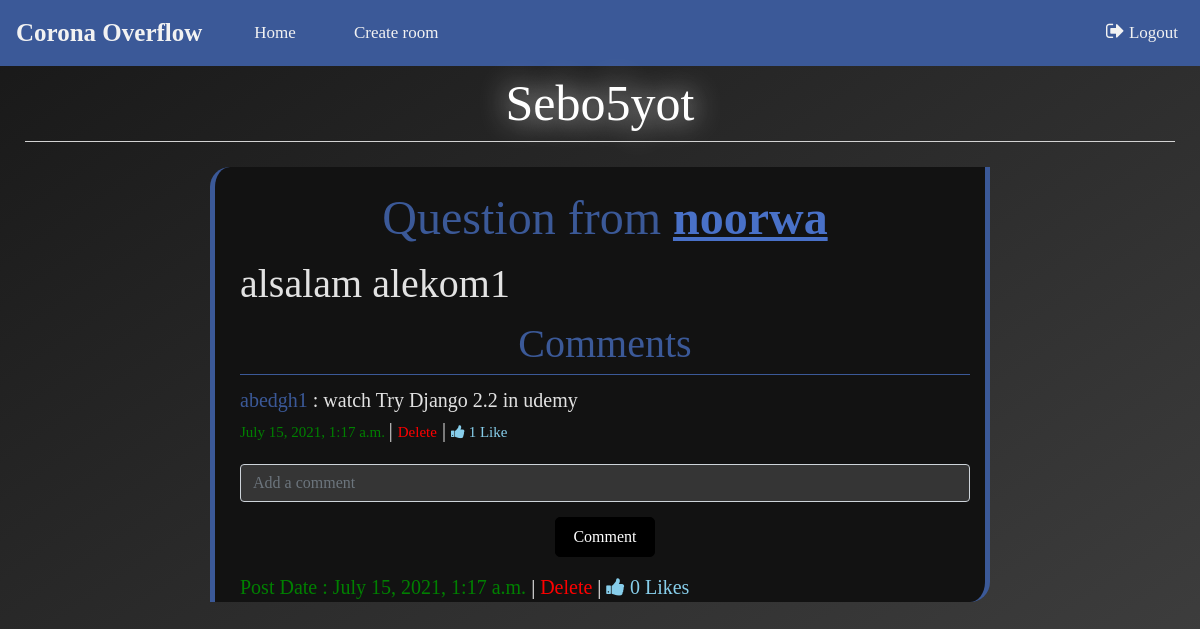
The page /home/room/Sebo5yot/ (signed in) on the database as committed earlier.
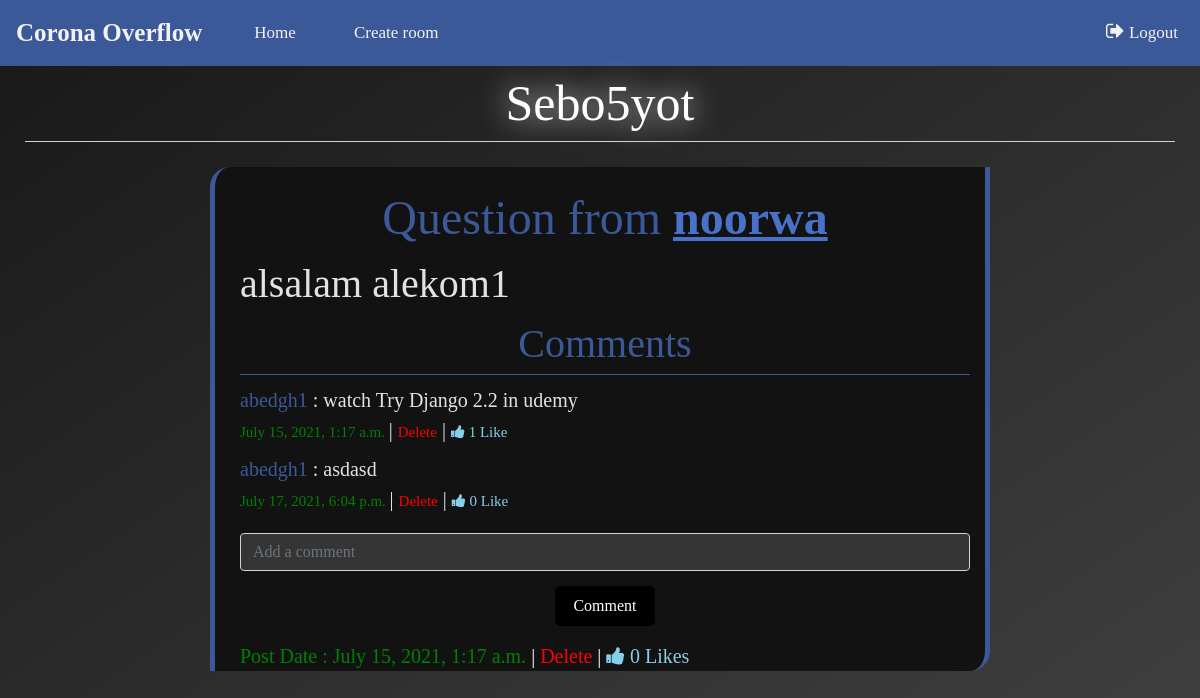
The same page on the database as committed later.
### blog/models.py (models this page shows)
class blog(models.Model):
    creator = models.ForeignKey(user,null=True,on_delete=models.SET_NULL)
    question = models.TextField(null=True,max_length=250)
    date = models.DateTimeField(auto_now_add=True)
    likes = models.IntegerField(default=0)
    room = models.ForeignKey(room,null=True,on_delete=models.SET_NULL)

class answer(models.Model):
    creator = models.ForeignKey(user,null=True,on_delete=models.SET_NULL)
    question =  models.ForeignKey(blog,null=True,on_delete=models.SET_NULL)
    answer = models.TextField(null=True,max_length=250)
    likes = models.IntegerField(default=0)
    date = models.DateTimeField(auto_now_add=True)

### blog/views.py (the view, shortened to what this page needs)
# urls.py: path('home/room/<str:name>/', inside_room , name='inside-room'),
@login_required(login_url='loginpage')
def inside_room(request,name):
    form = BlogModelForm(request.POST or None)
    form1 = AnswerModelForm(request.POST or None)
    obj = user.objects.filter(username=request.user).first()
    r = room.objects.get(name=name)
    blogs = blog.objects.filter(room=r).order_by('date').reverse()
    answers = answer.objects.all()
    content = {'blogs':blogs, 'obj':obj, 'name':name , 'answers':answers, 'form':form, 'form1':form1}
    return render(request,'inside_room.html',content)

### Group11/forms.py
class BlogModelForm(forms.ModelForm):
    class Meta:
        model = blog
        fields = ['question']
        widgets = {
            'question': forms.Textarea(attrs={'class': 'form-control input-text','placeholder': 'Your Question','rows':4}),
        }

class AnswerModelForm(forms.ModelForm):
    class Meta:
        model = answer
        fields = ['answer']
        widgets = {
            'answer': forms.TextInput(attrs={'class': 'form-control input-text answer','placeholder': 'Add a comment'}),
        }

### Group11/templates/inside_room.html (shortened to what this page needs)
{% extends "base.html" %}
{% block title %} {{name}} {% endblock %}
{% block style %}
{% load static %}
<link rel="stylesheet" href="{% static 'css/inside_room.css' %}">
<link rel="stylesheet" href="https://cdnjs.cloudflare.com/ajax/libs/font-awesome/4.7.0/css/font-awesome.min.css">
{% endblock %}
{% block nav-items %}
    <a href="{% url 'home' %}" class="newroom" style=" margin-left: 20px;">Home</a>
    {% if obj.is_teacher %}
        <a href="{% url 'create-room' %}" class="newroom" style="margin-left: 20px;">Create room</a>
    {% endif %}
{% endblock %}
{% block content %}
{% for blog in blogs %}
<div class="room" >
    <div style="font-size: 40px; color:hsla(0, 100%, 100%, 0.88) ; display: block;" >
        <div style="color: #3b5998; text-align: center; font-size: larger;">Question from <span style="color:#4971c8; text-decoration: underline; font-weight: 700;">{{blog.creator}}</span> </div>
        <div > {{blog.question}}</div>
        <div style="margin-bottom: 10px; text-align: center; color: #3b5998; width: 100%; border-bottom: 1px solid #3b5998;">Comments</div>
        {% for answer in answers %}
            {% if  answer.question == blog %}
            <div>
                <div style="display: inline-block;  font-size: 20px;">
                    <div>
                        <div style="display: inline-block; color: #3b5998;">{{answer.creator}}</div>
                         : {{answer.answer}}
                    </div>
                     <span style="   font-size: 15px; color: green;">
                        {{ answer.date }}
                    </span>
                    {% if obj.username == answer.creator.username %} | <a style="color:red; font-size: 15px;" href="{% url 'delete-answer' name answer.pk %}">Delete</a>{% endif %}
                    | <a style="font-size: 15px;" href="{% url 'likeanswer' name answer.pk %}" class="fa fa-thumbs-up faa"> {{ answer.likes }} Like</a>
                </div>
            </div>
            {% endif %}
        {% endfor %}
        <form style="text-align: center; margin-top: 10px;"  method="post" action={% url 'create_answer' name blog.pk %}>
            {{form1.answer}}
            <button style="margin: 15px; width: 100px;"  type="submit" class="btn btn-black">Comment</button>
        <span style=" display: block;  font-size: 20px; color: white;">
            <span style="color: green;"> Post Date : {{ blog.date }}</span>
            {% if obj.username == blog.creator.username or obj.is_teacher %} | <a style="color:red;" href="{% url 'delete-blog' name blog.pk %}">Delete</a>{% endif %}
            | <a href="{% url 'like' name blog.pk %}" class="fa fa-thumbs-up faa"> {{ blog.likes }} Likes</a>
        </span>
    </div>
</div>
{% endfor %}
{% endblock %}

Rows that differ between the two databases and show on the page:
added answer: creator "abedgh1", answer "asdasd", date "July 17, 2021, 6:04 p.m.", shows "Delete", likes "0"
